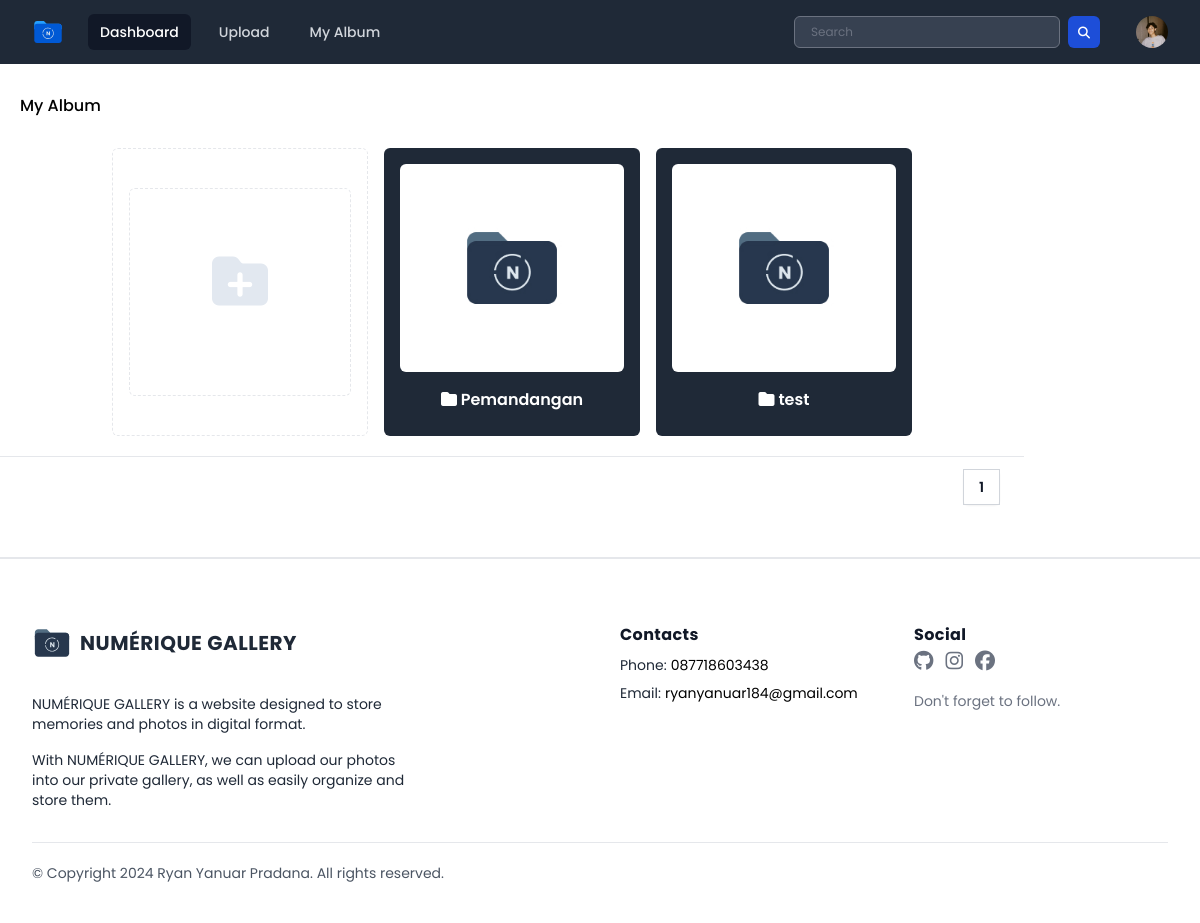
The page /public/page/user/album.php (signed in) on the database its author committed.
### tables this page shows
CREATE TABLE `users` (
  `userID` int(11) NOT NULL,
  `name` varchar(255) DEFAULT NULL,
  `username` varchar(50) NOT NULL,
  `password` varchar(255) NOT NULL,
  `email` varchar(100) NOT NULL,
  `access_level` varchar(50) DEFAULT 'user',
  `last_login` datetime DEFAULT NULL,
  `createdAt` timestamp NOT NULL DEFAULT current_timestamp(),
  `profile_photo` varchar(255) DEFAULT 'default_profile.svg'
);

CREATE TABLE `albums` (
  `albumID` int(11) NOT NULL,
  `userID` int(11) NOT NULL,
  `title` varchar(100) DEFAULT NULL,
  `description` text DEFAULT NULL,
  `createdAt` timestamp NOT NULL DEFAULT current_timestamp() ON UPDATE current_timestamp(),
  `thumbnail_album` varchar(255) NOT NULL DEFAULT 'album_default.svg',
  `acces_level` varchar(255) NOT NULL
);

### public/page/user/album.php (the view, shortened to what this page needs)
<?php
include "../../../database/koneksi.php";
$username = $_SESSION['username'];
$query = "SELECT * FROM users WHERE username = '$username'";
$result = mysqli_query($conn, $query);
if ($result && mysqli_num_rows($result) > 0) {
    $pengguna = mysqli_fetch_assoc($result);
    $userID = $pengguna['userID'];
    $profile_photo = $pengguna['profile_photo'];
    $queryTotalRows = "SELECT COUNT(*) as total FROM albums";
    $resultTotalRows = mysqli_query($conn, $queryTotalRows);
    $totalRows = mysqli_fetch_assoc($resultTotalRows)['total'];
    $rowsPerPage = 5;
    $totalPages = ceil($totalRows / $rowsPerPage);
    $current_page = isset($_GET['page']) ? $_GET['page'] : 1;
    $offset = ($current_page - 1) * $rowsPerPage;
    $queryAlbums = "SELECT * FROM albums WHERE userID = $userID LIMIT $rowsPerPage OFFSET $offset";
    $resultAlbums = mysqli_query($conn, $queryAlbums);
} else {
    echo "Error: " . mysqli_error($conn);
    exit();
}
?>
<!DOCTYPE html>
<html lang="en">
<head>
    <link rel="stylesheet" href="../../css/output.css">
    <link rel="stylesheet" href="../../css/style.css">
    <link rel="stylesheet" href="../../css/all.min.css">
    <link rel="stylesheet" href="../../css/fontawesome.min.css">
</head>
<body class="h-screen overflow-x-hidden font-poppins">
    <div x-data="{ open: false, profileMenuOpen: false }">
        <nav class="bg-gray-800">
            <div class="mx-auto max-w-7xl px-2 sm:px-6 lg:px-8">
                <div class="relative flex h-16 items-center justify-between">
                    <div class="flex flex-1 items-center justify-center sm:items-stretch sm:justify-start">
                        <div class="flex flex-shrink-0 items-center">
                            <img class="h-8 w-auto" src="../../assets/logo/logo-secondary.svg" alt="Numérique Gallery">
                        </div>
                        <div class="hidden sm:ml-6 sm:block">
                            <div class="flex space-x-4">
                                <a href="./dashboard.php" class="bg-gray-900 text-white rounded-md px-3 py-2 text-sm font-medium" aria-current="page">Dashboard</a>
                                <a href="./uploads.php" class="text-gray-300 hover:bg-gray-700 hover:text-white rounded-md px-3 py-2 text-sm font-medium">Upload</a>
                                <a href="./album.php" class="text-gray-300 hover:bg-gray-700 hover:text-white rounded-md px-3 py-2 text-sm font-medium">My Album</a>
                            </div>
                        </div>
                    </div>
                    <div class="flex items-center">
                        <form action="./result_search.php" class="flex flex-row gap-2" method="GET">
                            <div class="hidden sm:block">
                                <input type="text" name="search" placeholder="Search" class="bg-gray-700 text-white px-4 py-3 h-8 rounded-md text-xs focus:outline-none focus:shadow-outline">
                            </div>
                            <button type="submit" class="text-white hidden sm:block bg-blue-700 hover:bg-blue-800 focus:ring-4 focus:ring-blue-300 font-medium rounded-md text-sm  h-8 w-8 dark:bg-blue-600 dark:hover:bg-blue-700 focus:outline-none dark:focus:ring-blue-800"><i class="fa-solid fa-magnifying-glass text-xs mx-auto"></i></button>
                        </form>
                        <div class="absolute inset-y-0 right-0 flex items-center pr-2 sm:static sm:inset-auto sm:ml-6 sm:pr-0">
                            <div class="relative ml-3">
                                <div>
                                    <button @click="profileMenuOpen = !profileMenuOpen" type="button" class="relative flex rounded-full bg-gray-800 text-sm focus:outline-none focus:ring-2 focus:ring-white focus:ring-offset-2 focus:ring-offset-gray-800" id="user-menu-button" aria-expanded="false" aria-haspopup="true">
                                        <span class="absolute -inset-1.5"></span>
                                        <img class="h-8 w-8 rounded-full" src="../../../database/uploads/<?= $profile_photo ?>" alt="<?= $row['username'] ?> profile photo">
                                    </button>
                                </div>
                            </div>
                        </div>
                    </div>
                </div>
            </div>
        </nav>
    </div>
    <div class="container">
        <div class="relative mt-5">
            <h1 class="font-medium px-5 py-2.5 absolute top-0 left-0">My Album</h1>
        </div>
        <div class="w-full mx-auto flex flex-wrap gap-4 justify-center pt-16 mb-5">
            <div class="border border-dashed w-64 flex flex-col items-center justify-center text-white font-semibold rounded-md p-4 transition duration-300 ease-in-out">
                <button type="button" onclick="togglePopup()" id="albumPopupButton" class="w-full">
                    <div class="border border-dashed h-52 rounded-md w-full overflow-hidden">
                        <i class="fa-solid fa-folder-plus pt-16" style="text-align: center; font-size: 56px; color: rgb(226, 232, 240);"></i>
                    </div>
                </button>
            </div>
            <?php
            if ($resultAlbums && mysqli_num_rows($resultAlbums) > 0) {
                while ($row = mysqli_fetch_assoc($resultAlbums)) {
                    $albumID = $row['albumID'];
                    $title = $row['title'];
                    $thumbnail = $row['thumbnail_album'];
            ?>
                    <a href="./album_detail.php?albumID=<?= $albumID ?>" class="bg-gray-800 w-64 flex flex-col items-center justify-center text-white font-semibold rounded-md p-4 hover:bg-gray-700 transition duration-300 ease-in-out">
                        <div class="h-52 rounded-md w-full overflow-hidden">
                            <img class="object-cover w-full h-full" src="../../../database/uploads/<?= $thumbnail; ?>" alt="<?= $thumbnail; ?>">
                        </div>
                        <div class="mt-4 mb-2">
                            <i class="fa-solid fa-folder"></i>
                            <?= $title ?>
                        </div>
                    </a>
            <?php
                }
            } else {
                echo "<p>Belum ada album yang dibuat.</p>";
            }
            ?>
        </div>
        <div class="flex items-center justify-between border-t border-gray-200 bg-white px-4 py-3 sm:px-6">
            <div class="hidden sm:flex sm:flex-1 sm:items-center sm:justify-between">
                <div>
                    <nav class="isolate inline-flex -space-x-px rounded-md shadow-sm" aria-label="Pagination">
                        <?php for ($i = 1; $i <= $totalPages; $i++) : ?>
                            <a href="?page=<?= $i ?>" class="relative inline-flex items-center px-4 py-2 text-sm font-semibold text-gray-900 ring-1 ring-inset ring-gray-300 hover:bg-gray-50 focus:z-20 focus:outline-offset-0">
                                <?= $i ?>
                            </a>
                        <?php endfor; ?>
                    </nav>
                </div>
            </div>
        </div>
    </div>
    <div class="px-4 pt-16 mx-auto sm:max-w-xl md:max-w-full lg:max-w-screen-xl md:px-24 lg:px-8 border-t-2 mt-10">
        <div class="grid gap-10 row-gap-6 mb-8 sm:grid-cols-2 lg:grid-cols-4">
            <div class="sm:col-span-2">
                <a href="./dashboard.php" aria-label="Go home" title="Company" class="inline-flex items-center">
                    <img src="../../assets/logo/logo-main.svg" class="h-10 w-auto" alt="Numérique Gallery">
                    <span class="ml-2 text-xl font-bold tracking-wide text-gray-800 uppercase">Numérique Gallery</span>
                </a>
                <div class="mt-6 lg:max-w-sm">
                    <p class="text-sm text-gray-800">
                        NUMÉRIQUE GALLERY is a website designed to store memories and photos in digital format.
                    </p>
                    <p class="mt-4 text-sm text-gray-800">
                        With NUMÉRIQUE GALLERY, we can upload our photos into our private gallery, as well as easily organize and store them.
                    </p>
                </div>
            </div>
            <div class="space-y-2 text-sm">
                <p class="text-base font-bold tracking-wide text-gray-900">Contacts</p>
                <div class="flex">
                    <p class="mr-1 text-gray-800">Phone:</p>
                    <span class="transition-colors duration-300 text-deep-purple-accent-400 hover:text-deep-purple-800">087718603438</span>
                </div>
                <div class="flex">
                    <p class="mr-1 text-gray-800">Email:</p>
                    <span class="transition-colors duration-300 text-deep-purple-accent-400 hover:text-deep-purple-800">ryanyanuar184@gmail.com</span>
                </div>
            </div>
            <div>
                <span class="text-base font-bold tracking-wide text-gray-900">Social</span>
                <div class="flex items-center mt-1 space-x-3">
                    <a href="https://github.com/Rynr615" target="_blank" class="text-gray-500 transition-colors duration-300 hover:text-gray-500">
                        <i class="fa-brands fa-github text-xl"></i>
                    </a>
                    <a href="https://www.instagram.com/ryn_ynr/" target="_blank" class="text-gray-500 transition-colors duration-300 hover:hover:text-gray-500">
                        <i class="fa-brands fa-instagram text-xl"></i>
                    </a>
                    <a href="https://www.facebook.com/profile.php?id=100055706964435" target="_blank" class="text-gray-500 transition-colors duration-300 hover:hover:text-gray-500">
                        <i class="fa-brands fa-facebook text-xl"></i>
                    </a>
                </div>
                <p class="mt-4 text-sm text-gray-500">
                    Don't forget to follow.
                </p>
            </div>
        </div>
        <div class="flex flex-col-reverse justify-between pt-5 pb-10 border-t lg:flex-row">
            <p class="text-sm text-gray-600">
                © Copyright 2024 Ryan Yanuar Pradana. All rights reserved.
            </p>
        </div>
    </div>
</body>
</html>

### public/css/style.css (style rules this page uses)
* { font-family : 'Poppins', sans-serif; }

### rows shown on the page
users: profile_photo (picture)
albums: thumbnail_album (placeholder picture), title "Pemandangan"
albums: thumbnail_album (placeholder picture), title "test"
